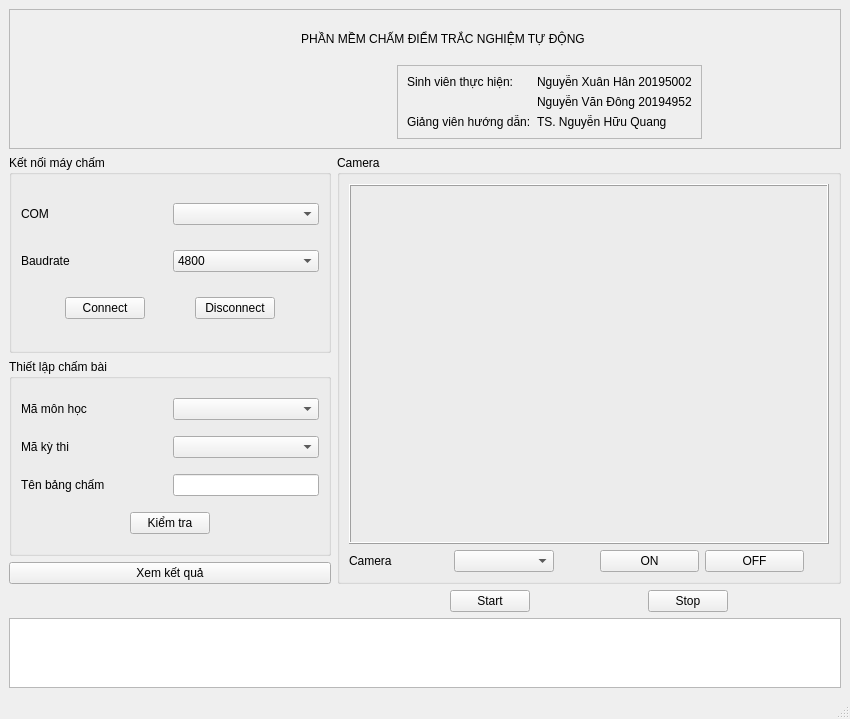
<?xml version="1.0" encoding="UTF-8"?>
<ui version="4.0">
 <class>MainWindow</class>
 <widget class="QMainWindow" name="MainWindow">
  <property name="geometry">
   <rect>
    <x>0</x>
    <y>0</y>
    <width>850</width>
    <height>718</height>
   </rect>
  </property>
  <property name="sizePolicy">
   <sizepolicy hsizetype="Preferred" vsizetype="Preferred">
    <horstretch>0</horstretch>
    <verstretch>0</verstretch>
   </sizepolicy>
  </property>
  <property name="minimumSize">
   <size>
    <width>0</width>
    <height>0</height>
   </size>
  </property>
  <property name="windowTitle">
   <string>MainWindow</string>
  </property>
  <widget class="QWidget" name="centralwidget">
   <layout class="QGridLayout" name="gridLayout">
    <item row="0" column="0" colspan="2">
     <widget class="QFrame" name="frame_2">
      <property name="maximumSize">
       <size>
        <width>1200</width>
        <height>16777215</height>
       </size>
      </property>
      <property name="frameShape">
       <enum>QFrame::StyledPanel</enum>
      </property>
      <property name="frameShadow">
       <enum>QFrame::Raised</enum>
      </property>
      <layout class="QGridLayout" name="gridLayout_3">
       <item row="0" column="0">
        <spacer name="horizontalSpacer_6">
         <property name="orientation">
          <enum>Qt::Horizontal</enum>
         </property>
         <property name="sizeHint" stdset="0">
          <size>
           <width>150</width>
           <height>20</height>
          </size>
         </property>
        </spacer>
       </item>
       <item row="0" column="1" rowspan="2">
        <widget class="QLabel" name="label_4">
         <property name="minimumSize">
          <size>
           <width>80</width>
           <height>120</height>
          </size>
         </property>
         <property name="maximumSize">
          <size>
           <width>80</width>
           <height>120</height>
          </size>
         </property>
         <property name="styleSheet">
          <string notr="true">background-image: url(:/logo_bk/hust_logo.jpg);</string>
         </property>
         <property name="text">
          <string/>
         </property>
         <property name="pixmap">
          <pixmap resource="Logo/logo.qrc">:/logo_bk/hust_logo.jpg</pixmap>
         </property>
         <property name="scaledContents">
          <bool>true</bool>
         </property>
        </widget>
       </item>
       <item row="0" column="2" colspan="2">
        <widget class="QLabel" name="label_3">
         <property name="autoFillBackground">
          <bool>false</bool>
         </property>
         <property name="styleSheet">
          <string notr="true">font: 15pt &quot;MS Shell Dlg 2&quot;;</string>
         </property>
         <property name="text">
          <string>PHẦN MỀM CHẤM ĐIỂM TRẮC NGHIỆM TỰ ĐỘNG</string>
         </property>
         <property name="scaledContents">
          <bool>true</bool>
         </property>
         <property name="alignment">
          <set>Qt::AlignCenter</set>
         </property>
        </widget>
       </item>
       <item row="1" column="2">
        <spacer name="horizontalSpacer_7">
         <property name="orientation">
          <enum>Qt::Horizontal</enum>
         </property>
         <property name="sizeType">
          <enum>QSizePolicy::Preferred</enum>
         </property>
         <property name="sizeHint" stdset="0">
          <size>
           <width>278</width>
           <height>20</height>
          </size>
         </property>
        </spacer>
       </item>
       <item row="1" column="3">
        <widget class="QFrame" name="frame_3">
         <property name="frameShape">
          <enum>QFrame::StyledPanel</enum>
         </property>
         <property name="frameShadow">
          <enum>QFrame::Raised</enum>
         </property>
         <layout class="QFormLayout" name="formLayout">
          <item row="0" column="0">
           <widget class="QLabel" name="label_5">
            <property name="styleSheet">
             <string notr="true">font: 12pt &quot;MS Shell Dlg 2&quot;;</string>
            </property>
            <property name="text">
             <string>Sinh viên thực hiện:</string>
            </property>
           </widget>
          </item>
          <item row="1" column="1">
           <widget class="QLabel" name="label_7">
            <property name="styleSheet">
             <string notr="true">font: 12pt &quot;MS Shell Dlg 2&quot;;</string>
            </property>
            <property name="text">
             <string>Nguyễn Văn Đông 20194952</string>
            </property>
           </widget>
          </item>
          <item row="2" column="0">
           <widget class="QLabel" name="label_8">
            <property name="styleSheet">
             <string notr="true">font: 12pt &quot;MS Shell Dlg 2&quot;;</string>
            </property>
            <property name="text">
             <string>Giảng viên hướng dẫn:</string>
            </property>
           </widget>
          </item>
          <item row="2" column="1">
           <widget class="QLabel" name="label_9">
            <property name="styleSheet">
             <string notr="true">font: 12pt &quot;MS Shell Dlg 2&quot;;</string>
            </property>
            <property name="text">
             <string>TS. Nguyễn Hữu Quang</string>
            </property>
           </widget>
          </item>
          <item row="0" column="1">
           <widget class="QLabel" name="label_6">
            <property name="styleSheet">
             <string notr="true">font: 12pt &quot;MS Shell Dlg 2&quot;;</string>
            </property>
            <property name="text">
             <string>Nguyễn Xuân Hân 20195002</string>
            </property>
           </widget>
          </item>
         </layout>
        </widget>
       </item>
       <item row="1" column="4">
        <spacer name="horizontalSpacer_8">
         <property name="orientation">
          <enum>Qt::Horizontal</enum>
         </property>
         <property name="sizeType">
          <enum>QSizePolicy::Expanding</enum>
         </property>
         <property name="sizeHint" stdset="0">
          <size>
           <width>200</width>
           <height>20</height>
          </size>
         </property>
        </spacer>
       </item>
      </layout>
     </widget>
    </item>
    <item row="1" column="0">
     <widget class="QGroupBox" name="groupBox">
      <property name="title">
       <string>Kết nối máy chấm</string>
      </property>
      <layout class="QVBoxLayout" name="verticalLayout_2">
       <item>
        <layout class="QHBoxLayout" name="horizontalLayout_8">
         <item>
          <widget class="QLabel" name="lb_COM">
           <property name="text">
            <string>COM</string>
           </property>
          </widget>
         </item>
         <item>
          <widget class="QComboBox" name="cbx_COM"/>
         </item>
        </layout>
       </item>
       <item>
        <layout class="QHBoxLayout" name="horizontalLayout_9">
         <item>
          <widget class="QLabel" name="lb_BAUD">
           <property name="text">
            <string>Baudrate</string>
           </property>
          </widget>
         </item>
         <item>
          <widget class="QComboBox" name="cbx_BAUD">
           <item>
            <property name="text">
             <string>4800</string>
            </property>
           </item>
           <item>
            <property name="text">
             <string>9600</string>
            </property>
           </item>
           <item>
            <property name="text">
             <string>19200</string>
            </property>
           </item>
           <item>
            <property name="text">
             <string>38400</string>
            </property>
           </item>
           <item>
            <property name="text">
             <string>57600</string>
            </property>
           </item>
           <item>
            <property name="text">
             <string>115200</string>
            </property>
           </item>
          </widget>
         </item>
        </layout>
       </item>
       <item>
        <layout class="QHBoxLayout" name="horizontalLayout_2">
         <item>
          <spacer name="horizontalSpacer_9">
           <property name="orientation">
            <enum>Qt::Horizontal</enum>
           </property>
           <property name="sizeHint" stdset="0">
            <size>
             <width>40</width>
             <height>20</height>
            </size>
           </property>
          </spacer>
         </item>
         <item>
          <widget class="QPushButton" name="Btn_Connect">
           <property name="text">
            <string>Connect</string>
           </property>
          </widget>
         </item>
         <item>
          <spacer name="horizontalSpacer_2">
           <property name="orientation">
            <enum>Qt::Horizontal</enum>
           </property>
           <property name="sizeHint" stdset="0">
            <size>
             <width>40</width>
             <height>20</height>
            </size>
           </property>
          </spacer>
         </item>
         <item>
          <widget class="QPushButton" name="Btn_Disconnect">
           <property name="text">
            <string>Disconnect</string>
           </property>
          </widget>
         </item>
         <item>
          <spacer name="horizontalSpacer_10">
           <property name="orientation">
            <enum>Qt::Horizontal</enum>
           </property>
           <property name="sizeHint" stdset="0">
            <size>
             <width>40</width>
             <height>20</height>
            </size>
           </property>
          </spacer>
         </item>
        </layout>
       </item>
      </layout>
     </widget>
    </item>
    <item row="2" column="0">
     <widget class="QGroupBox" name="groupBox_3">
      <property name="title">
       <string>Thiết lập chấm bài</string>
      </property>
      <layout class="QGridLayout" name="gridLayout_4">
       <item row="3" column="0">
        <layout class="QHBoxLayout" name="horizontalLayout_7">
         <item>
          <spacer name="horizontalSpacer_11">
           <property name="orientation">
            <enum>Qt::Horizontal</enum>
           </property>
           <property name="sizeHint" stdset="0">
            <size>
             <width>40</width>
             <height>20</height>
            </size>
           </property>
          </spacer>
         </item>
         <item>
          <widget class="QPushButton" name="Btn_Check">
           <property name="text">
            <string>Kiểm tra</string>
           </property>
          </widget>
         </item>
         <item>
          <spacer name="horizontalSpacer_12">
           <property name="orientation">
            <enum>Qt::Horizontal</enum>
           </property>
           <property name="sizeHint" stdset="0">
            <size>
             <width>40</width>
             <height>20</height>
            </size>
           </property>
          </spacer>
         </item>
        </layout>
       </item>
       <item row="1" column="0">
        <layout class="QHBoxLayout" name="horizontalLayout_5">
         <item>
          <widget class="QLabel" name="label_2">
           <property name="text">
            <string>Mã kỳ thi</string>
           </property>
          </widget>
         </item>
         <item>
          <widget class="QComboBox" name="cbx_MaKyThi"/>
         </item>
        </layout>
       </item>
       <item row="0" column="0">
        <layout class="QHBoxLayout" name="horizontalLayout_4">
         <item>
          <widget class="QLabel" name="label">
           <property name="text">
            <string>Mã môn học</string>
           </property>
          </widget>
         </item>
         <item>
          <widget class="QComboBox" name="cbx_MaMonHoc"/>
         </item>
        </layout>
       </item>
       <item row="2" column="0">
        <layout class="QHBoxLayout" name="horizontalLayout_6">
         <item>
          <widget class="QLabel" name="label_10">
           <property name="text">
            <string>Tên bảng chấm</string>
           </property>
          </widget>
         </item>
         <item>
          <widget class="QLineEdit" name="Line_TenBangCham">
           <property name="sizePolicy">
            <sizepolicy hsizetype="Preferred" vsizetype="Fixed">
             <horstretch>0</horstretch>
             <verstretch>0</verstretch>
            </sizepolicy>
           </property>
           <property name="minimumSize">
            <size>
             <width>0</width>
             <height>22</height>
            </size>
           </property>
          </widget>
         </item>
        </layout>
       </item>
      </layout>
     </widget>
    </item>
    <item row="1" column="1" rowspan="3">
     <widget class="QGroupBox" name="groupBox_2">
      <property name="title">
       <string>Camera</string>
      </property>
      <layout class="QGridLayout" name="gridLayout_2">
       <item row="0" column="0">
        <widget class="QFrame" name="frame">
         <property name="sizePolicy">
          <sizepolicy hsizetype="Minimum" vsizetype="Minimum">
           <horstretch>0</horstretch>
           <verstretch>0</verstretch>
          </sizepolicy>
         </property>
         <property name="minimumSize">
          <size>
           <width>480</width>
           <height>360</height>
          </size>
         </property>
         <property name="frameShape">
          <enum>QFrame::Box</enum>
         </property>
         <property name="frameShadow">
          <enum>QFrame::Raised</enum>
         </property>
         <widget class="QLabel" name="lb_Cam">
          <property name="geometry">
           <rect>
            <x>0</x>
            <y>0</y>
            <width>480</width>
            <height>360</height>
           </rect>
          </property>
          <property name="sizePolicy">
           <sizepolicy hsizetype="Fixed" vsizetype="Fixed">
            <horstretch>0</horstretch>
            <verstretch>0</verstretch>
           </sizepolicy>
          </property>
          <property name="text">
           <string/>
          </property>
         </widget>
        </widget>
       </item>
       <item row="1" column="0">
        <layout class="QHBoxLayout" name="horizontalLayout_3">
         <item>
          <widget class="QLabel" name="label_11">
           <property name="text">
            <string>Camera</string>
           </property>
          </widget>
         </item>
         <item>
          <widget class="QComboBox" name="cbx_Camera"/>
         </item>
         <item>
          <spacer name="horizontalSpacer_3">
           <property name="orientation">
            <enum>Qt::Horizontal</enum>
           </property>
           <property name="sizeType">
            <enum>QSizePolicy::Preferred</enum>
           </property>
           <property name="sizeHint" stdset="0">
            <size>
             <width>40</width>
             <height>20</height>
            </size>
           </property>
          </spacer>
         </item>
         <item>
          <widget class="QPushButton" name="Btn_ON">
           <property name="text">
            <string>ON</string>
           </property>
          </widget>
         </item>
         <item>
          <widget class="QPushButton" name="Btn_OFF">
           <property name="text">
            <string>OFF</string>
           </property>
          </widget>
         </item>
         <item>
          <spacer name="horizontalSpacer_5">
           <property name="orientation">
            <enum>Qt::Horizontal</enum>
           </property>
           <property name="sizeType">
            <enum>QSizePolicy::Preferred</enum>
           </property>
           <property name="sizeHint" stdset="0">
            <size>
             <width>25</width>
             <height>20</height>
            </size>
           </property>
          </spacer>
         </item>
        </layout>
       </item>
      </layout>
     </widget>
    </item>
    <item row="3" column="0">
     <layout class="QVBoxLayout" name="verticalLayout_5">
      <item>
       <widget class="QPushButton" name="Btn_xemketqua">
        <property name="text">
         <string>Xem kết quả</string>
        </property>
       </widget>
      </item>
     </layout>
    </item>
    <item row="4" column="1">
     <layout class="QHBoxLayout" name="horizontalLayout">
      <item>
       <spacer name="horizontalSpacer_4">
        <property name="orientation">
         <enum>Qt::Horizontal</enum>
        </property>
        <property name="sizeHint" stdset="0">
         <size>
          <width>40</width>
          <height>20</height>
         </size>
        </property>
       </spacer>
      </item>
      <item>
       <widget class="QPushButton" name="Btn_Start">
        <property name="text">
         <string>Start</string>
        </property>
       </widget>
      </item>
      <item>
       <spacer name="horizontalSpacer">
        <property name="orientation">
         <enum>Qt::Horizontal</enum>
        </property>
        <property name="sizeHint" stdset="0">
         <size>
          <width>40</width>
          <height>20</height>
         </size>
        </property>
       </spacer>
      </item>
      <item>
       <widget class="QPushButton" name="Btn_Stop">
        <property name="text">
         <string>Stop</string>
        </property>
       </widget>
      </item>
      <item>
       <spacer name="horizontalSpacer_13">
        <property name="orientation">
         <enum>Qt::Horizontal</enum>
        </property>
        <property name="sizeHint" stdset="0">
         <size>
          <width>40</width>
          <height>20</height>
         </size>
        </property>
       </spacer>
      </item>
     </layout>
    </item>
    <item row="5" column="0" colspan="2">
     <widget class="QListWidget" name="listWidget"/>
    </item>
   </layout>
  </widget>
  <widget class="QStatusBar" name="statusBar"/>
 </widget>
 <resources>
  <include location="Logo/logo.qrc"/>
 </resources>
 <connections/>
</ui>
